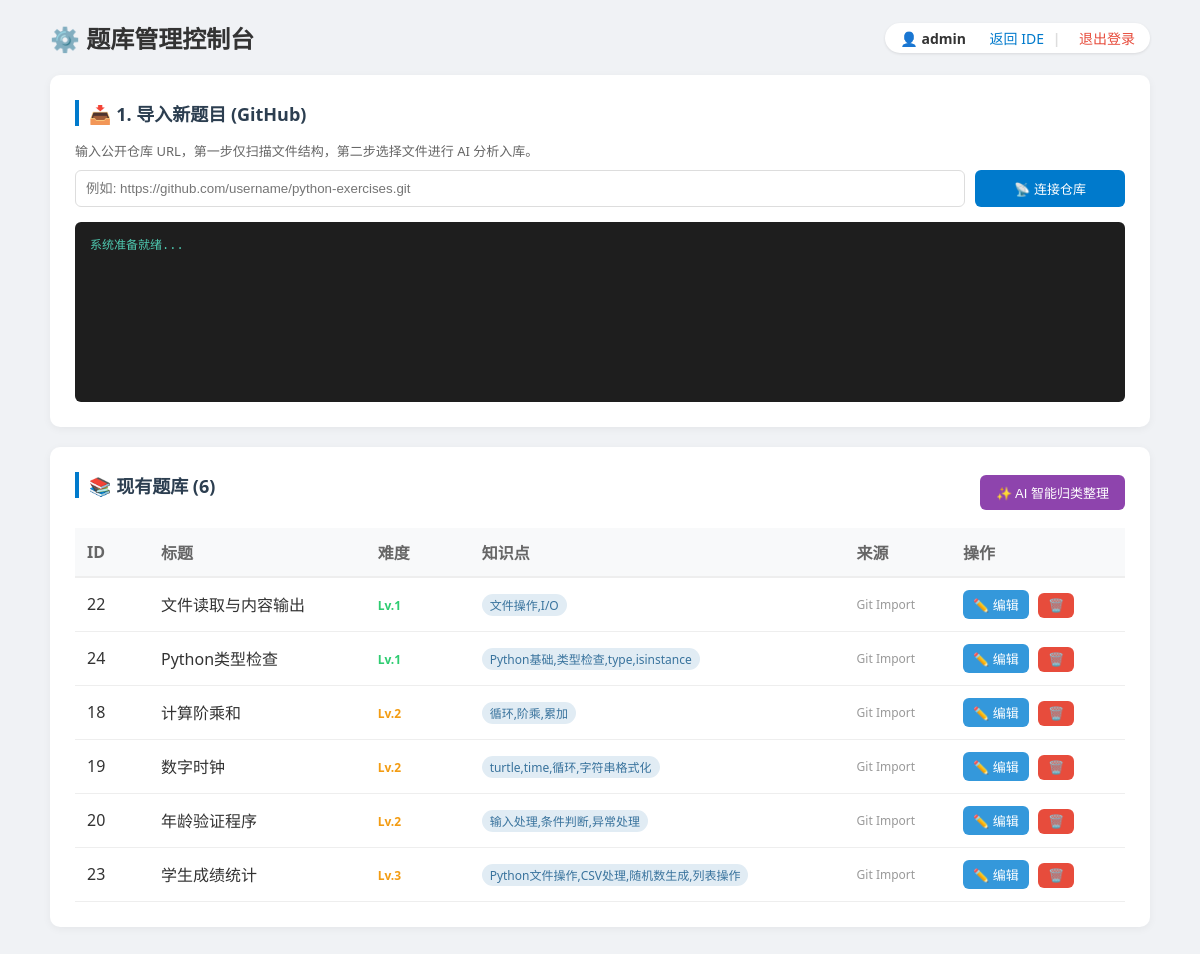
The page /admin (signed in) on the database its author committed.
### tables this page shows
CREATE TABLE problems (
                id INTEGER PRIMARY KEY AUTOINCREMENT,
                title TEXT,
                description TEXT,
                difficulty INTEGER DEFAULT 1,
                knowledge_tag TEXT DEFAULT '未分类',
                sample_code TEXT,
                test_input TEXT,
                expected_output TEXT,
                source_repo TEXT,
                file_path TEXT,
                created_at REAL
            , time_limit INTEGER DEFAULT 2);

### main.py (the view)
@app.get("/admin", response_class=HTMLResponse)
async def admin_page(request: Request):
    try:
        admin_required(request)
    except HTTPException:
        return RedirectResponse(url="/login", status_code=302)
    problems = db.get_all_problems()
    return templates.TemplateResponse("admin.html", {"request": request, "problems": problems, "user": request.session.get("user")})

### templates/admin.html (shortened to what this page needs)
<!DOCTYPE html>
<html lang="zh-CN">
<head>
</head>
<body>
    <div class="header">
        <h1 style="margin:0; font-size:24px; display:flex; align-items:center; gap:10px;">
            ⚙️ 题库管理控制台
        </h1>
        <div class="user-info">
            <span>👤 {{ user }}</span>
            <a href="/" style="color:#007acc;">返回 IDE</a>
            <span style="color:#ddd; margin:0 5px;">|</span>
            <a href="/logout" style="color:#e74c3c;">退出登录</a>
        </div>
    </div>
    <div class="card">
        <h2>📥 1. 导入新题目 (GitHub)</h2>
        <div style="color:#666; font-size:13px; margin-bottom:10px;">输入公开仓库 URL，第一步仅扫描文件结构，第二步选择文件进行 AI 分析入库。</div>
        <div class="input-group">
            <input type="text" id="repo-url" placeholder="例如: https://github.com/username/python-exercises.git">
            <button onclick="startScan()" id="btn-scan" style="width:150px;">📡 连接仓库</button>
        </div>
        <div id="log-box">系统准备就绪...</div>
    </div>
    <div class="card">
        <div style="display:flex; justify-content:space-between; align-items:center; margin-bottom:15px;">
            <h2>📚 现有题库 ({{ problems|length }})</h2>
            <button class="btn-purple" onclick="startOrganize()">✨ AI 智能归类整理</button>
        </div>
        <table>
            <thead>
                <tr>
                    <th width="50">ID</th>
                    <th>标题</th>
                    <th width="80">难度</th>
                    <th>知识点</th>
                    <th>来源</th>
                    <th width="150">操作</th>
                </tr>
            </thead>
            <tbody>
                {% for p in problems %}
                <tr id="row-{{ p.id }}">
                    <td>{{ p.id }}</td>
                    <td style="font-weight:500">{{ p.title }}</td>
                    <td><span class="diff-tag" style="color: {% if p.difficulty==1 %}#2ecc71{% elif p.difficulty==5 %}#e74c3c{% else %}#f39c12{% endif %}">Lv.{{ p.difficulty }}</span></td>
                    <td><span class="tag">{{ p.category }}</span></td>
                    <td style="font-size:12px; color:#999;">{{ p.source }}</td>
                    <td>
                        <button class="btn-blue" onclick='openEditModal({{ p|tojson }})'>✏️ 编辑</button>
                        <button class="btn-red" onclick="deleteProblem({{ p.id }})">🗑️</button>
                    </td>
                </tr>
                {% endfor %}
            </tbody>
        </table>
    </div>
</body>
</html>

### templates/admin.html (style rules this page uses)
body { font-family: 'Segoe UI', sans-serif; background: #f0f2f5; padding: 20px; max-width: 1100px; margin: 0 auto; color: #333; }
.header { display: flex; justify-content: space-between; align-items: center; margin-bottom: 20px; }
.user-info { font-size: 14px; background: #fff; padding: 5px 15px; border-radius: 20px; box-shadow: 0 1px 3px rgba(0,0,0,0.1); }
.user-info span { font-weight: bold; color: #333; margin-right: 10px; }
.user-info a { text-decoration: none; margin-left: 10px; }
.card { background: white; padding: 25px; border-radius: 10px; box-shadow: 0 2px 8px rgba(0,0,0,0.05); margin-bottom: 20px; }
h2 { margin-top: 0; font-size: 18px; color: #2c3e50; border-left: 4px solid #007acc; padding-left: 10px; }
.input-group { display: flex; gap: 10px; margin-bottom: 15px; }
input[type="text"], input[type="number"], select { flex: 1; padding: 10px; border: 1px solid #ddd; border-radius: 6px; outline: none; transition: 0.2s; }
button { padding: 8px 16px; border: none; border-radius: 6px; cursor: pointer; color: white; background: #007acc; transition: 0.2s; font-size: 13px; }
.btn-red { background: #e74c3c; padding: 5px 10px; }
.btn-purple { background: #8e44ad; }
.btn-blue { background: #3498db; padding: 5px 10px; margin-right: 5px; }
#log-box { background: #1e1e1e; color: #4ec9b0; padding: 15px; height: 150px; overflow-y: auto; font-family: 'Consolas', monospace; border-radius: 6px; margin-top: 15px; font-size: 12px; line-height: 1.5; }
table { width: 100%; border-collapse: collapse; margin-top: 15px; }
th { text-align: left; padding: 12px; background: #f8f9fa; color: #666; font-weight: 600; border-bottom: 2px solid #eee; }
td { padding: 12px; border-bottom: 1px solid #eee; vertical-align: middle; }
.tag { background: #e1ecf4; color: #39739d; padding: 2px 8px; border-radius: 12px; font-size: 12px; display: inline-block; }
.diff-tag { font-weight: bold; font-size: 12px; }

### rows shown on the page
problems: id "22", title "文件读取与内容输出", difficulty "1", category "文件操作,I/O", source "Git Import"
problems: id "24", title "Python类型检查", difficulty "1", category "Python基础,类型检查,type,isinstance", source "Git Import"
problems: id "18", title "计算阶乘和", difficulty "2", category "循环,阶乘,累加", source "Git Import"
problems: id "19", title "数字时钟", difficulty "2", category "turtle,time,循环,字符串格式化", source "Git Import"
problems: id "20", title "年龄验证程序", difficulty "2", category "输入处理,条件判断,异常处理", source "Git Import"
problems: id "23", title "学生成绩统计", difficulty "3", category "Python文件操作,CSV处理,随机数生成,列表操作", source "Git Import"

### other values the page prints
{{ user }} "admin"
{{ problems|length }} "6"
